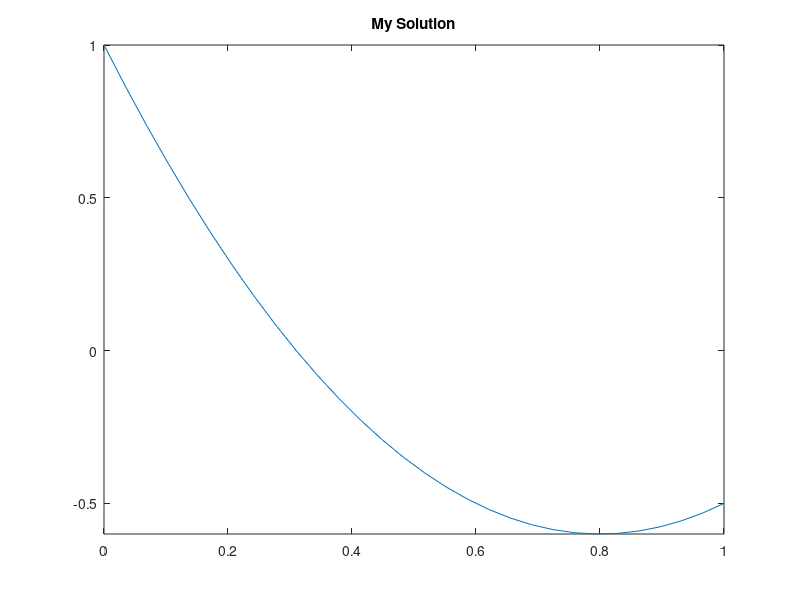

Write MATLAB code to recreate this figure. (Note: this script raises an error after producing the figure.)
% solution of d^2u/dx^2 = k (constant) using FDM
% with boundary conditions u(a) = u0 and u'(b) = p0 using FDM

%%
clear;
close all;
clc;

a = 0;
b = 1;
u0 = 1;
p0 = 1;
k = 5;
n = 30;

x_domain = b - a;
h = x_domain/(n-1) ;
x = a:h:b ; 


u(1) = u0;
u(n) = 0;

u_new(1) = u0;
u_new(n) = 0;

error_now = 1 ;
error_req = 1e-7 ;

iterations = 0 ;

%%
while error_now > error_req
    for i=2:n
        if(i ~= n)
            u_new(i) = 0.5*(u(i-1) + u(i+1)) - 0.5*k*h*h  ;
        else
            u_new(i) = u(i-1) + p0*h - 0.5*k*h*h ;
        end
    end

    error_now = 0;
    for i=2:n
        error_now = error_now + abs(u(i) - u_new(i)) ;
    end
    iterations = iterations + 1;
    u = u_new ;
end

%%
plot(x, u, linewidth=2 );
xlim([0, 1]);
ylim([-0.6, 1]) ;
title('My Solution')

%% plotting the exact solution

syms us(xs)
dus(xs) = diff(us, xs) ;

ode = diff(us, xs, 2) == k;

cond1 = us(a) == u0;
cond2 = dus(b) == p0;

usol(xs) = dsolve(ode, [cond1, cond2]) ;
figure ;
fplot(xs, usol, linewidth=2) ;
xlim([0, 1]) ;
ylim([-0.6, 1]);
title('Matlab Solution')

